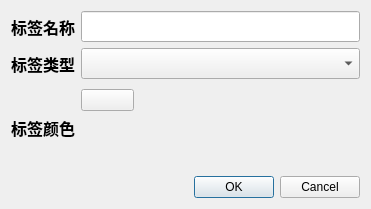
<?xml version="1.0" encoding="UTF-8"?>
<ui version="4.0">
 <class>Dialog</class>
 <widget class="QDialog" name="Dialog">
  <property name="geometry">
   <rect>
    <x>0</x>
    <y>0</y>
    <width>371</width>
    <height>209</height>
   </rect>
  </property>
  <property name="windowTitle">
   <string>Dialog</string>
  </property>
  <layout class="QVBoxLayout" name="verticalLayout">
   <item>
    <layout class="QFormLayout" name="formLayout">
     <property name="rowWrapPolicy">
      <enum>QFormLayout::WrapLongRows</enum>
     </property>
     <item row="0" column="0">
      <widget class="QLabel" name="Label_1">
       <property name="sizePolicy">
        <sizepolicy hsizetype="Preferred" vsizetype="Expanding">
         <horstretch>0</horstretch>
         <verstretch>1</verstretch>
        </sizepolicy>
       </property>
       <property name="font">
        <font>
         <family>微软雅黑</family>
         <pointsize>12</pointsize>
         <weight>75</weight>
         <bold>true</bold>
        </font>
       </property>
       <property name="text">
        <string>标签名称</string>
       </property>
      </widget>
     </item>
     <item row="0" column="1">
      <widget class="QLineEdit" name="LineEdit">
       <property name="font">
        <font>
         <family>微软雅黑</family>
         <pointsize>12</pointsize>
         <weight>75</weight>
         <bold>true</bold>
        </font>
       </property>
      </widget>
     </item>
     <item row="1" column="0">
      <widget class="QLabel" name="Label_2">
       <property name="sizePolicy">
        <sizepolicy hsizetype="Preferred" vsizetype="Expanding">
         <horstretch>0</horstretch>
         <verstretch>1</verstretch>
        </sizepolicy>
       </property>
       <property name="font">
        <font>
         <family>微软雅黑</family>
         <pointsize>12</pointsize>
         <weight>75</weight>
         <bold>true</bold>
        </font>
       </property>
       <property name="text">
        <string>标签类型</string>
       </property>
      </widget>
     </item>
     <item row="1" column="1">
      <widget class="QComboBox" name="ComboBox">
       <property name="font">
        <font>
         <family>微软雅黑</family>
         <pointsize>12</pointsize>
         <weight>75</weight>
         <bold>true</bold>
        </font>
       </property>
      </widget>
     </item>
     <item row="2" column="0">
      <widget class="QLabel" name="Label_3">
       <property name="sizePolicy">
        <sizepolicy hsizetype="Preferred" vsizetype="Expanding">
         <horstretch>0</horstretch>
         <verstretch>2</verstretch>
        </sizepolicy>
       </property>
       <property name="font">
        <font>
         <family>微软雅黑</family>
         <pointsize>12</pointsize>
         <weight>75</weight>
         <bold>true</bold>
        </font>
       </property>
       <property name="text">
        <string>标签颜色</string>
       </property>
      </widget>
     </item>
     <item row="2" column="1">
      <widget class="QWidget" name="Widget" native="true">
       <property name="sizePolicy">
        <sizepolicy hsizetype="Preferred" vsizetype="Expanding">
         <horstretch>0</horstretch>
         <verstretch>0</verstretch>
        </sizepolicy>
       </property>
       <widget class="QWidget" name="colorWidget" native="true">
        <property name="geometry">
         <rect>
          <x>0</x>
          <y>0</y>
          <width>111</width>
          <height>30</height>
         </rect>
        </property>
        <layout class="QHBoxLayout" name="horizontalLayout">
         <item>
          <widget class="QPushButton" name="pushButton">
           <property name="text">
            <string/>
           </property>
          </widget>
         </item>
         <item>
          <widget class="QLabel" name="label">
           <property name="text">
            <string/>
           </property>
          </widget>
         </item>
        </layout>
       </widget>
      </widget>
     </item>
    </layout>
   </item>
   <item>
    <widget class="QDialogButtonBox" name="buttonBox">
     <property name="orientation">
      <enum>Qt::Horizontal</enum>
     </property>
     <property name="standardButtons">
      <set>QDialogButtonBox::Cancel|QDialogButtonBox::Ok</set>
     </property>
    </widget>
   </item>
  </layout>
 </widget>
 <resources/>
 <connections>
  <connection>
   <sender>buttonBox</sender>
   <signal>accepted()</signal>
   <receiver>Dialog</receiver>
   <slot>accept()</slot>
   <hints>
    <hint type="sourcelabel">
     <x>248</x>
     <y>254</y>
    </hint>
    <hint type="destinationlabel">
     <x>157</x>
     <y>274</y>
    </hint>
   </hints>
  </connection>
  <connection>
   <sender>buttonBox</sender>
   <signal>rejected()</signal>
   <receiver>Dialog</receiver>
   <slot>reject()</slot>
   <hints>
    <hint type="sourcelabel">
     <x>316</x>
     <y>260</y>
    </hint>
    <hint type="destinationlabel">
     <x>286</x>
     <y>274</y>
    </hint>
   </hints>
  </connection>
 </connections>
</ui>
